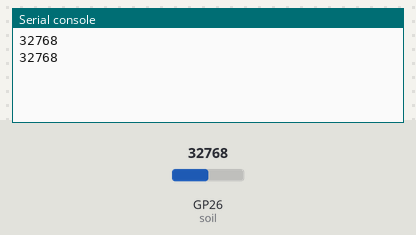
A program run on a simulated Raspberry Pi Pico running MicroPython. Shown: the last lines printed to the serial console. The inputs (shaded band) are chosen by the test bench; at power-on: GP26 (soil) = 32768 (analog values on the 0–65535 scale).

Above: at 1.2 s.
1.3 s: GP26 (soil) set to 45874
At 2.6 s:
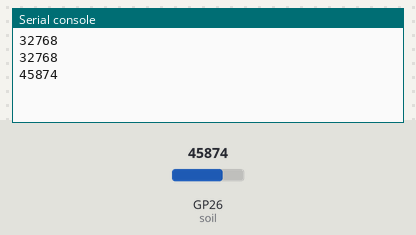
2.8 s: GP26 (soil) set to 57670
At 3.8 s:
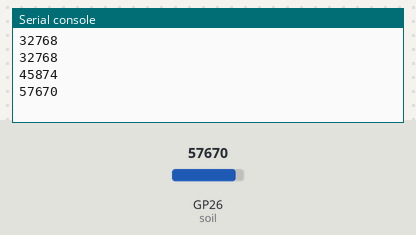
Timing chart, 0 to 5.8 s (numbered marks = the images above; inputs shaded):
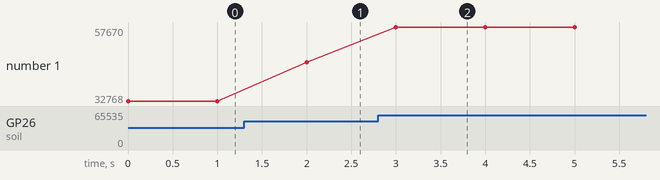

The program:

calibrate.py
```python
# Calibration helper - prints raw sensor readings once a second.
# Hold the sensor in air to read your "dry" number, then dip it in
# water (up to the line) for your "wet" number. Your threshold is
# roughly the midpoint between them.

from machine import ADC, Pin
import time

soil = ADC(Pin(26))

while True:
    print(soil.read_u16())
    time.sleep(1)
```

Measured:
- after the input at 1.3 s, the serial console: prints a new line after 0.70 s (image 1)
- after the input at 2.8 s, the serial console: prints a new line after 0.20 s (image 2)
- plotted number 1: 32768 → 45874 after the input at 1.3 s, 45874 → 57670 after the input at 2.8 s
